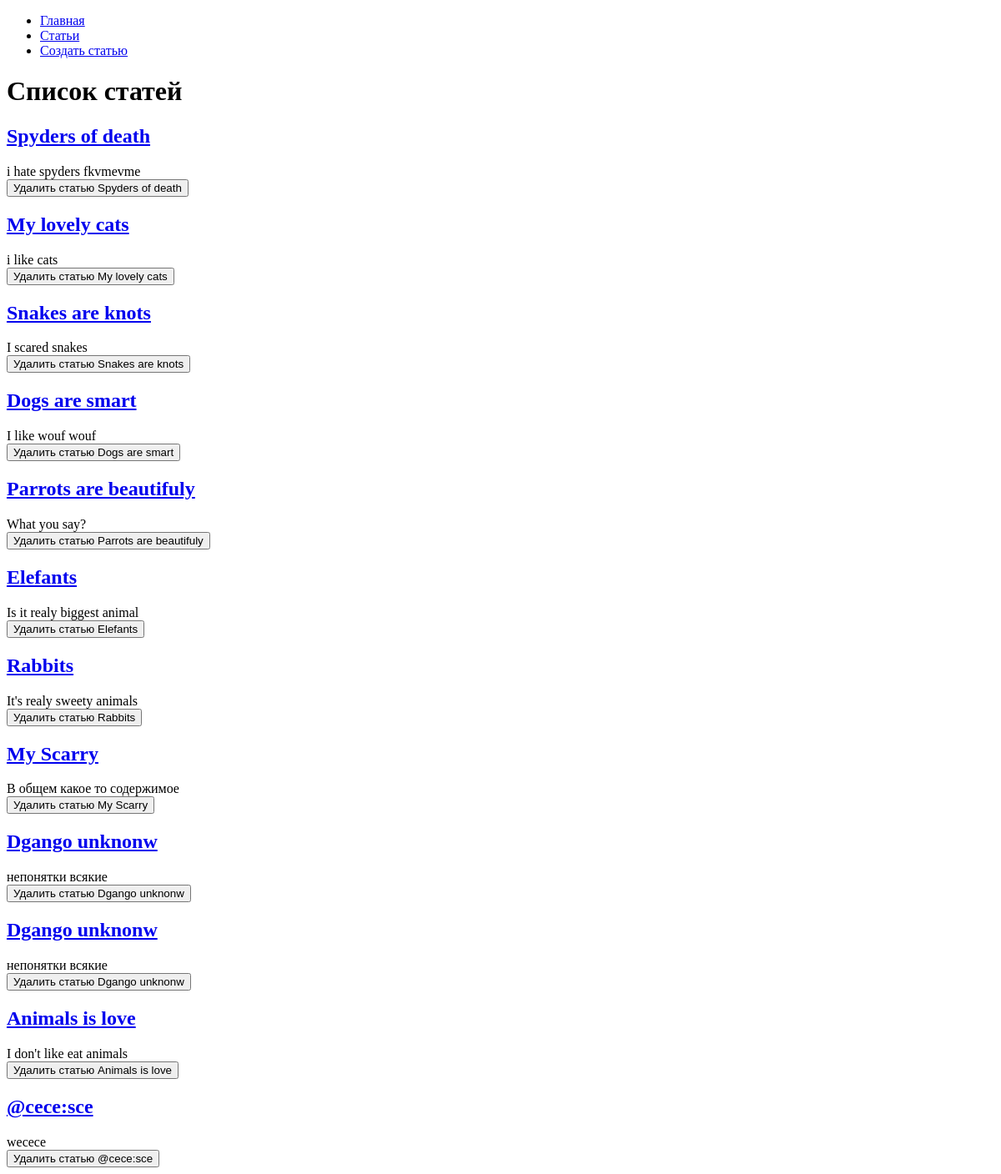
The page /articles/ on the database as committed earlier.
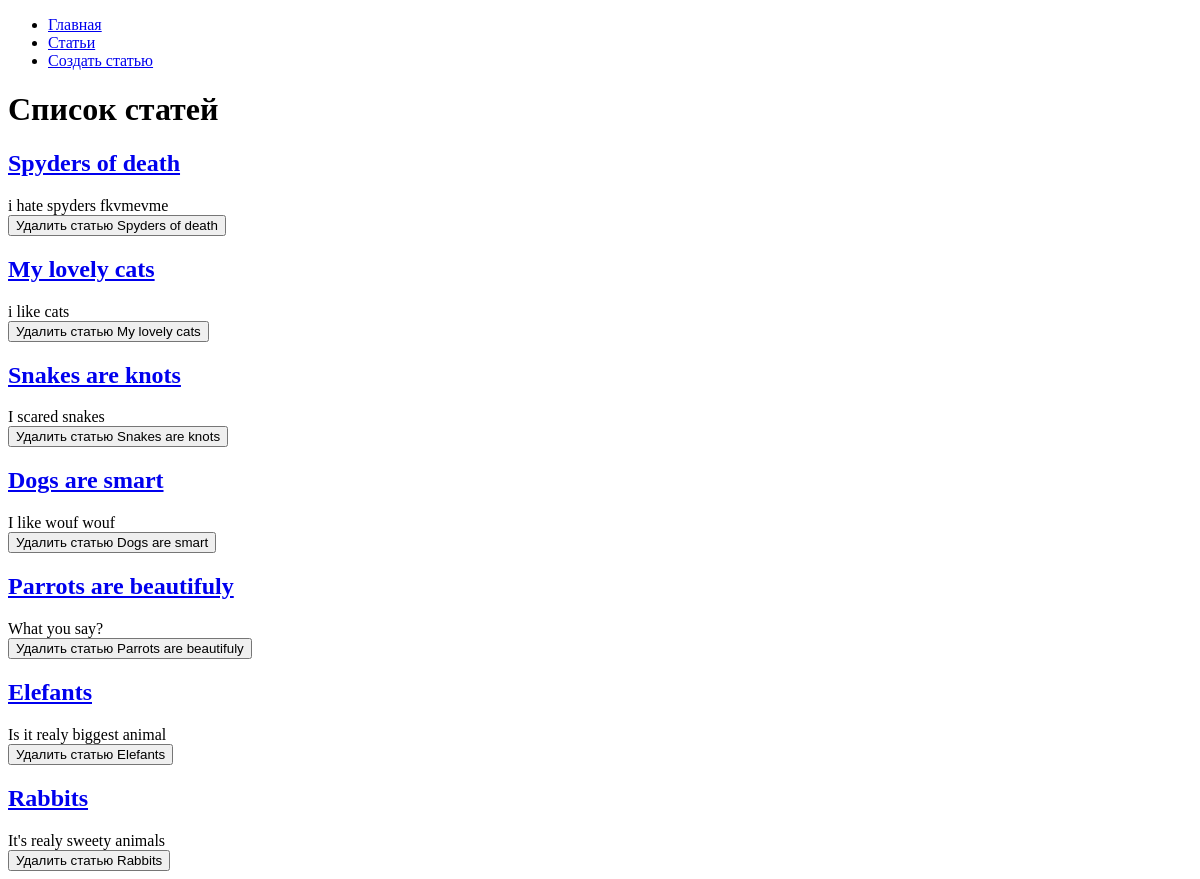
The same page on the database as committed later.
### hexlet_django_blog/article/models.py (models this page shows, shortened)
class Article(models.Model):
    name = models.CharField(max_length=200)
    body = models.TextField()
    timestamp = models.DateTimeField(auto_now_add=True)

### hexlet_django_blog/article/views.py (the view)
# urls.py: path('', IndexView.as_view(), name='articles'),
class IndexView(View):
    def get(self, request, *args, **kwargs):
        articles = Article.objects.all()[:15]
        return render(request, 'articles/index.html', context={
            'articles': articles,
        })

### hexlet_django_blog/article/templates/articles/index.html (shortened to what this page needs)
<!DOCTYPE html>
<html lang="en">
<head>
</head>
<body>
    {% extends "base.html" %}
{% block content %}
    <h1>Список статей</h1>
    {% for article in articles %}
        <h2><a href="/articles/{{ article.id }}/">{{ article.name }}</a></h2>
        <div>{{ article.body|slice:":200" }}</div>
        <form action="{% url 'articles_delete' id=article.id %}"
          method="post"
          align="left"
          onsubmit="return confirm('Удалить статью безвозвратно?')">
    <input type="submit" value="Удалить статью {{ article.name }}">
</form>
    {% endfor %}
{% endblock %}

### hexlet_django_blog/templates/base.html (shortened to what this page needs)
<!DOCTYPE html>
<html lang="en">
<head>
</head>
<body>
<div id="sidebar">
    {% block sidebar %}
        <ul>
            <li><a href="/">Главная</a></li>
            <li><a href="/articles/">Статьи</a></li>
            <li><a href="/articles/create/">Создать статью</a></li>
        </ul>
    {% endblock %}
</div>
<div id="content">
    {% block content %}{% endblock %}
</div>
</body>
</html>

Rows that differ between the two databases and show on the page:
removed Article: name "My Scarry", body "В общем какое то содержимое", name "Удалить статью My Scarry"
removed Article: name "Dgango unknonw", body "непонятки всякие", name "Удалить статью Dgango unknonw"
removed Article: name "Dgango unknonw", body "непонятки всякие", name "Удалить статью Dgango unknonw"
removed Article: name "Animals is love", body "I don't like eat animals", name "Удалить статью Animals is love"
removed Article: name "@cece:sce", body "wecece", name "Удалить статью @cece:sce"
